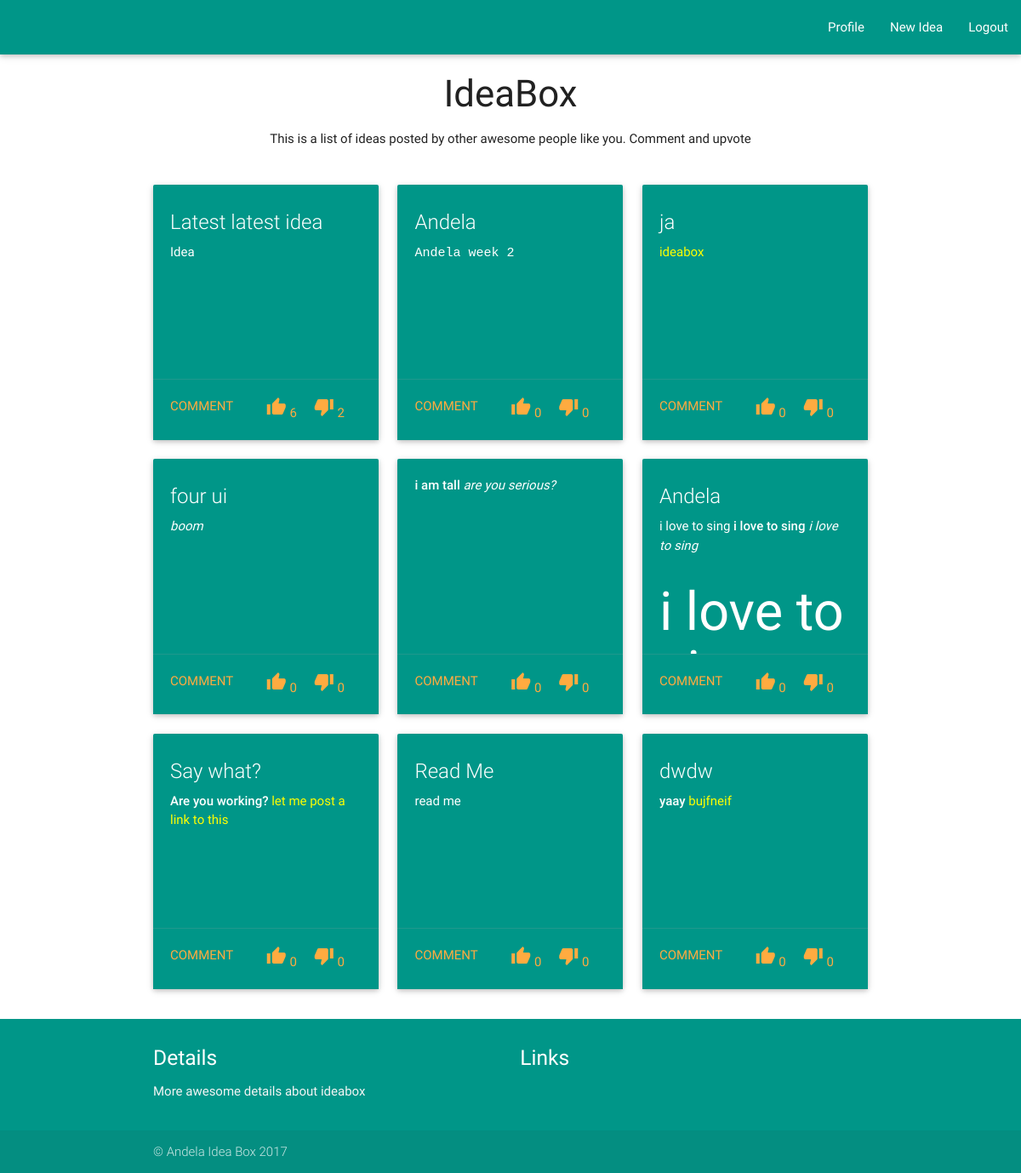
Screenshot of /home (signed in) with the database file from the repository.
### database_setup.py (models this page shows)
class Ideas(Base):
    __tablename__ = 'idea'
    id = Column(Integer, primary_key = True, autoincrement = True)
    name = Column(String(80), nullable = False)
    description = Column(String(250), nullable = False)
    rating = Column(String(8), nullable = True)
    category = Column(String(250), nullable = False)
    tags = Column(String(250))
    user_id = Column(Integer, ForeignKey('user.id'))
    user = relationship(User)
    upvotes = Column(Integer, default = 0)
    downvotes = Column(Integer, default = 0)

### project.py (the view)
@app.route('/home')
def userHome():
    if session.get('user'):
        ideas = dbsession.query(Ideas).all()
        return render_template('userHome.html', ideas=ideas)
    else:
        return render_template('error.html',error = 'Unauthorized Access')

### templates/userHome.html (shortened to what this page needs)
<!DOCTYPE html>
<html lang="en">
<head>
      <link type="text/css" rel="stylesheet" href="/static/css/materialize.min.css"  media="screen,projection"/>
</head>
<body>
        <div class="header">
            <nav class="teal">
                <ul class="right nav nav-pills pull-right">
                    <li role="presentation" class=""> <a href="/profile"> Profile </a> </li>
                    <li role="presentation" class=""> <a href="/newidea"> New Idea </a> </li>
                    <li role="presentation" class=""> <a href="/logout"> Logout </a> </li>
                </ul>
            </nav>
            <h3 class="text-muted center">IdeaBox</h3>
        </div>
    <div class="container">
        <div class="row">
           <span> <p class="center"> This is a list of ideas posted by other awesome people like you. Comment and upvote </p> </span>
        </div>
    <div class="row">
          {% for idea in ideas %}
          <div class="col s12 m6 l4">
          <div class="card small teal">
            <div class="card-content white-text idea">
              <span class="card-title">{{idea.name}}</span>
              <p>
              </p>
            </div>
            <div class="card-action">
              <a href="/comment/{{idea.id}}/">Comment</a>
              <a href="/downvote/{{idea.id}}/" class="right"> <i class="material-icons">thumb_down</i> {{idea.downvotes}} </a>
              <a href="/upvote/{{idea.id}}/" class="right"> <i class="material-icons">thumb_up</i> {{idea.upvotes}}</a>
            </div>
          </div>
          </div>
          {% endfor %}
        </div>
    </div>
    <footer class="page-footer teal">
        <div class="container">
          <div class="row">
            <div class="col l6 s12">
              <h5 class="white-text"> Details </h5>
              <p class="grey-text text-lighten-4">
                More awesome details about ideabox
              </p>
            </div>
            <div class="col l4 offset-12 s12">
              <h5 class="white-text"> Links </h5>
            </div>
          </div>
        </div>
        <div class="footer-copyright">
          <div class="container"> &copy; Andela Idea Box 2017 </div>
        </div>
      </footer>
</body>
</html>

### rows the page displays
Ideas: name "Latest latest idea", description "Idea", downvotes "2", upvotes "6"
Ideas: name "Andela", description "Andela week 2", downvotes "0", upvotes "0"
Ideas: name "ja", description "ideabox", downvotes "0", upvotes "0"
Ideas: name "four ui", description "boom", downvotes "0", upvotes "0"
Ideas: description "i am tall are you serious?", downvotes "0", upvotes "0"
Ideas: name "Andela", description "i love to sing i love to sing i love to sing i love to…", downvotes "0", upvotes "0"
Ideas: name "Say what?", description "Are you working? let me post a link to this", downvotes "0", upvotes "0"
Ideas: name "Read Me", description "read me", downvotes "0", upvotes "0"
Ideas: name "dwdw", description "yaay bujfneif", downvotes "0", upvotes "0"
